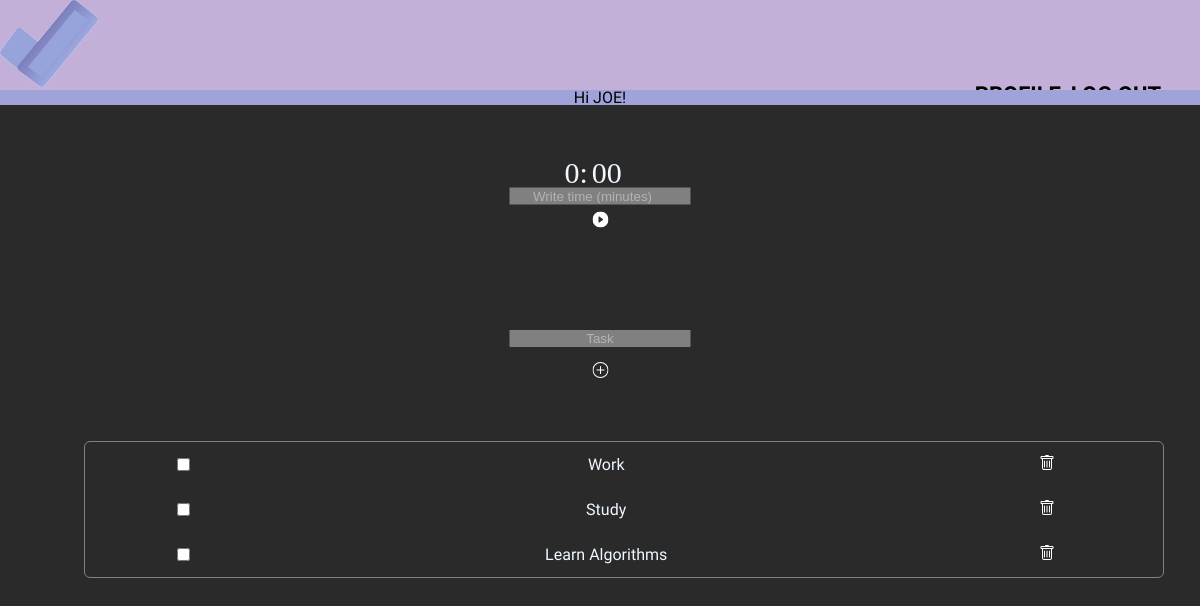
The page / (signed in) on the database its author committed.
### tables this page shows
CREATE TABLE users (id INTEGER PRIMARY KEY AUTOINCREMENT NOT NULL, username TEXT NOT NULL, hash TEXT NOT NULL, points FLOOAT NOT NULL DEFAULT 0, tasks_number INTEGER DEFAULT 0);

CREATE TABLE tasks (task_id INTEGER PRIMARY KEY AUTOINCREMENT NOT NULL, user_id INTEGER NOT NULL, task TEXT NOT NULL, FOREIGN KEY(user_id) REFERENCES users(id));

### app.py (the view)
@app.route('/', methods=["GET", "POST"])
@login_required
def index():  # put application's code here
    if request.method == "POST":
        tmp_task = request.form.get("task")
        db.execute("INSERT INTO tasks (?,?) VALUES (?,?)", "user_id", "task", session["user_id"], tmp_task)
        tmp_tasks_number = db.execute("SELECT tasks_number FROM users WHERE id = ?", session['user_id'])
        tmp_tasks_number = int(tmp_tasks_number[0]['tasks_number'])
        total_tasks = tmp_tasks_number + 1
        db.execute("UPDATE users SET ? = ? WHERE id = ?", "tasks_number", total_tasks, session['user_id'] )
        last_task = db.execute("SELECT task_id,task FROM tasks WHERE user_id = ? ORDER BY task_id DESC LIMIT 1", session['user_id'])
        last_task = last_task[0]
        db.execute("INSERT INTO history (?,?,?,?) VALUES (?,?,?,?)", "record_task_id", "task_text", "record_user_id", "time", last_task['task_id'], last_task['task'], session['user_id'], datetime.now())
        return redirect("/")
    else:
        username = db.execute("SELECT username FROM users WHERE id = ?", session['user_id'])
        username = username[0]['username']
        actual_tasks = db.execute("SELECT * FROM tasks WHERE user_id = ?", session["user_id"])
        n = []
        for i in range(len(actual_tasks)):
            n.append(i)
        return render_template("index.html", foo=actual_tasks, bar=n, zip=zip, username=username)

### helpers.py (called while the page is built)
def login_required(f):
    @wraps(f)
    def decorated_function(*args, **kwargs):
        if session.get("user_id") is None:
            return redirect("/login")
        return f(*args, **kwargs)
    return decorated_function

### templates/index.html (shortened to what this page needs)
{% extends "layout.html" %}
{% block main %}
<div class="super-container">
    <div class="container-message">
        <div class="banner-welcome">
            <h1>Hi {{ username }}!</h1>
        </div>
    </div>
    <div class="container-counter">
        <div class="center">
            <div class="counter-center">
                <span id="counter-min" style="text-align: center; font-size: 30px; display: inline">0:</span>
                <span id="counter-seg" style="text-align: center; font-size: 30px; display: inline">00</span>
            </div>
            <input type="number" id="user-input" placeholder="Write time (minutes)">
            <div class="center-add-icon">
                <button id="start" style="background-color: transparent; border: 0; cursor: pointer; height: 30px;">
                    <svg xmlns="http://www.w3.org/2000/svg" width="16" height="16" fill="white" class="bi bi-play-circle-fill" viewBox="0 0 16 16">
                        <path d="M16 8A8 8 0 1 1 0 8a8 8 0 0 1 16 0zM6.79 5.093A.5.5 0 0 0 6 5.5v5a.5.5 0 0 0 .79.407l3.5-2.5a.5.5 0 0 0 0-.814l-3.5-2.5z"/>
                      </svg>
                </button>
            </div>
        </div>
    </div>
    <div class="container-add-task">
        <div class="center">
            <div class="task-form">
                <form method="post" action="/">
                    <div style="display: block">
                        <input type="text" name="task" placeholder="Task" autocomplete="off" autofocus required>
                    </div>
                    <div class="center-add-icon">
                        <button type="submit" class="add-task">
                        </button>
                    </div>
                </form>
            </div>
        </div>
    </div>
    <div class="container-tasks">
        <table class="main-table">
            {% for i,j in zip(foo,bar) %}
                <tr>
                    <form method="post" action="/remove">
                        <label class="check-label">
                                <td>
                                    <input type="checkbox" value="{{ i['task'] }}" class="mybox" name="mycheckbox" onclick="crossout('box{{ j }}')">
                                </td>
                                <td>
                                    <p id="box{{ j }}">
                                        {{ i['task'] }}
                                    </p>
                                </td>
                                <td>
                                    <button type="submit" style="background-color: transparent; border: 0px; cursor: pointer;">
                                    </button>
                                </td>
                        </label>
                    </form>
                </tr>
            {% endfor %}
        </table>
    </div>
</div>
{% endblock %}

### static/style.css (style rules this page uses)
.banner-welcome { width: 100%; height: 15px; background-color: #A0A3D9; text-align: center; font-family: 'Dosis', serif; color: black; }
.center { margin: 0; position: absolute; top: 50%; left: 50%; -ms-transform: translate(-50%, -50%); transform: translate(-50%, -50%); }
.container-tasks { height: 150px; position: relative; border: 3px; margin-top: -40px; }
.container-counter { height: 150px; position: relative; border: 3px; margin-top: -34px; }
.counter-center { top: 50%; left: 50%; margin-left: 55px; }
.container-message { height: 50px; position: relative; border: 3px ; }
.container-add-task { height: 150px; position: relative; border: 3px; margin-top: 0px }
.center-add-icon { position: absolute; top: 50%; left: 50%; -ms-transform: translate(-50%, -50%); transform: translate(-50%, -50%); margin-top: 40px }
.task-form { margin-top: 15px; display: inline-block; }
p { font-family: Dosis; }
.main-table { background-color: transparent; margin-bottom: 1rem; width: 90%; position: absolute; top: 50%; right: 3%; }
table { border-collapse:separate; border: solid gray 1px; border-radius:6px; width: 60%; position: absolute; top: 50%; right: 2%; }
table th, table td { padding: 0.75rem; vertical-align: middle; text-align: center; }
tbody tr { border: 3px solid gray; }
.super-container { background-color: #2a2a2a; height: 2000px; }
.add-task { background-color: transparent; height: 50px; border: 0px; cursor: pointer; }
html, body { color: aliceblue; }
::placeholder { text-align: center; color: #b3b3b3; }
input { background-color: gray; border-top-style: hidden; border-right-style: hidden; border-left-style: hidden; border-bottom-style: hidden; }

### rows shown on the page
users: username "JOE"
tasks: task "Work"
tasks: task "Study"
tasks: task "Learn Algorithms"
